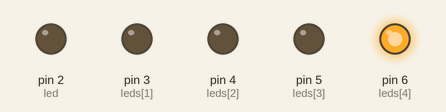
A sketch run on a simulated Arduino Uno, built with avr-gcc and run on an emulated ATmega328P. On the bench: output pins drawn as LEDs (lit = HIGH). What the sketch prints to the serial monitor is not drawn.

Above: at 0.15 s.
At 0.45 s:
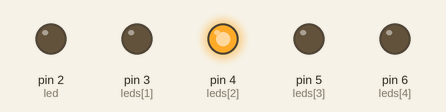
At 59.95 s:
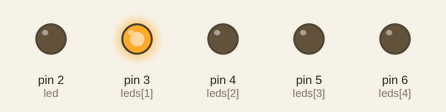
At 120.63 s:
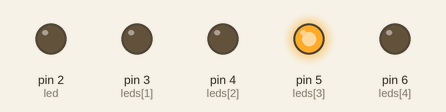
Timing chart, 0 to 120.9 s (numbered marks = the images above):
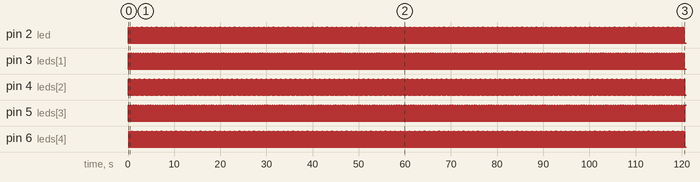

Measured:
- by itself, pin 2 (led), pin 6 (leds[4]): alternates HIGH for 0.03 s and LOW for 0.21 s
- by itself, pin 3 (leds[1]): repeats every 0.24 s: LOW 0.15 s, HIGH 0.03 s, LOW 0.03 s, HIGH 0.03 s
- by itself, pin 4 (leds[2]): alternates HIGH for 0.03 s and LOW for 0.09 s
- by itself, pin 5 (leds[3]): repeats every 0.24 s: LOW 0.03 s, HIGH 0.03 s, LOW 0.15 s, HIGH 0.03 s

The sketch:

scan.ino
```cpp
/*

Testing some basic stuff

*/

int leds[5] = {2,3,4,5,6};
int count = 5;

int brightness = 255;  // how bright the LED is
int offset = 0;
int led = 2;
int dir = 1;

void setup()  {
  Serial.begin(9600);
  Serial.println("Initializing");
  int i = 0;
  for(i=0; i< count ; i++) {
    pinMode(leds[i], OUTPUT);
  }
}

// the loop routine runs over and over again forever:
void loop()  {
  Serial.println("Looping");
  Serial.println(offset);
  analogWrite(led, 0);
  led = leds[offset];
  analogWrite(led, brightness);
  offset += dir;
  if((offset >= count-1) || (offset <= 0)) {
    dir = - dir;
  }
  delay(30);
}
```
